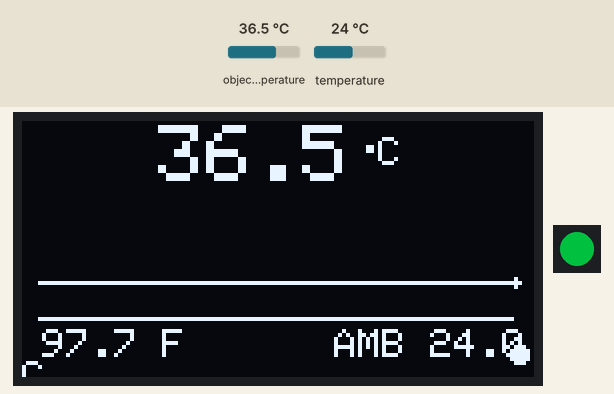
Recording of a sketch running on a simulated ESP32-S3. Parts: 128×64 one-colour display, 1 RGB LEDs in strip order, left to right. The test bench sets the inputs (shaded band); at power-on: object temperature 36.5 °C, temperature 24 °C. Dim RGB values are drawn brighter than linear; what the sketch prints to the serial monitor is not drawn.

Above: at 2.2 s.
2.3 s: object temperature set to 20.5 °C
At 2.46 s:
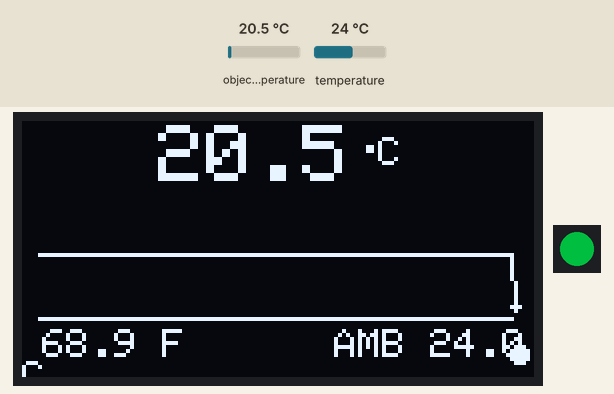
3.8 s: object temperature set to 20 °C
At 3.96 s:
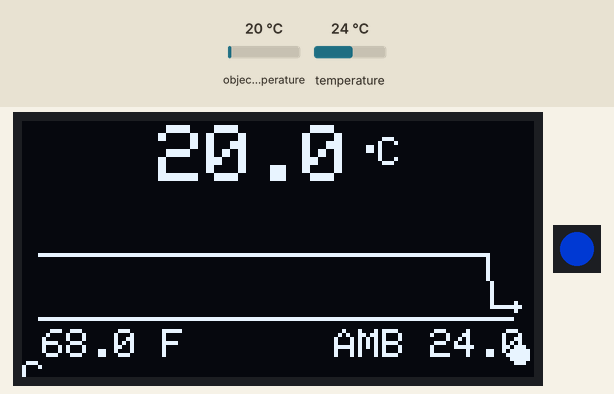
6.0 s: object temperature set to 39 °C
At 6.21 s:
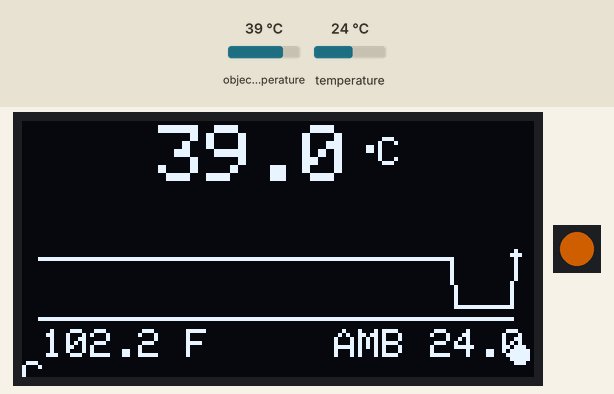
8.3 s: temperature set to 12 °C
At 8.46 s:
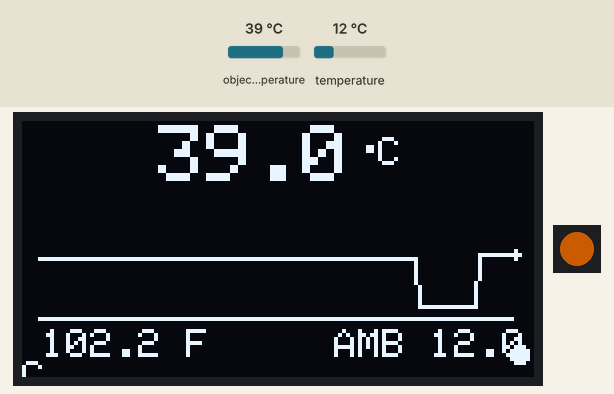
9.8 s: temperature set to 19 °C
At 9.96 s:
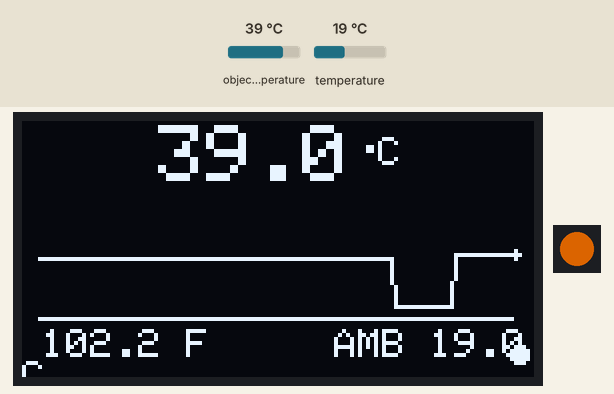
Timing chart, 0 to 12.3 s (numbered marks = the images above; inputs shaded):
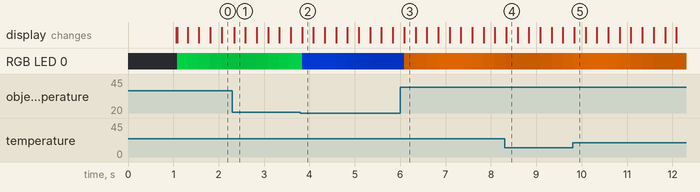

Measured:
- the behaviour switches between 20.1 and 20 °C on object temperature (found by bisection; images 1 and 2)
- after the input at 3.8 s, the display: changes at once (image 2)
- after the input at 6.0 s, the display: changes after 0.09 s (image 3)

The sketch:

S3_1.ino
```cpp
#include <Wire.h>
#include <Adafruit_GFX.h>
#include <Adafruit_SSD1306.h>
#include <Adafruit_MLX90614.h>
#include <Adafruit_NeoPixel.h>
#include <math.h>

// ============================================================
// HARDWARE
// ============================================================

#define SDA_PIN       8
#define SCL_PIN       9

#define SCREEN_WIDTH  128
#define SCREEN_HEIGHT 64
#define OLED_ADDR     0x3C

#define RGB_PIN       48
#define RGB_COUNT     1

// ============================================================
// OBJECTS
// ============================================================

Adafruit_SSD1306 display(
  SCREEN_WIDTH,
  SCREEN_HEIGHT,
  &Wire,
  -1
);

Adafruit_MLX90614 mlx = Adafruit_MLX90614();

Adafruit_NeoPixel pixel(
  RGB_COUNT,
  RGB_PIN,
  NEO_GRB + NEO_KHZ800
);

// ============================================================
// LIVE GRAPH
// ============================================================

#define GRAPH_POINTS 120

float temperatureHistory[GRAPH_POINTS];

int graphIndex = 0;
bool graphFilled = false;

unsigned long lastSample = 0;
const unsigned long SAMPLE_INTERVAL = 250;

// ============================================================
// RGB STATUS
// ============================================================

enum TemperatureStatus {
  STATUS_COOL,
  STATUS_NORMAL,
  STATUS_ELEVATED,
  STATUS_HIGH
};

TemperatureStatus currentStatus = STATUS_NORMAL;

// ============================================================
// RGB FUNCTIONS
// ============================================================

void setRGB(uint8_t r, uint8_t g, uint8_t b) {
  pixel.setPixelColor(0, pixel.Color(r, g, b));
  pixel.show();
}

TemperatureStatus getStatus(float temp) {

  if (temp < 20.0) {
    return STATUS_COOL;
  }

  if (temp < 37.5) {
    return STATUS_NORMAL;
  }

  if (temp < 40.0) {
    return STATUS_ELEVATED;
  }

  return STATUS_HIGH;
}

void updateRGB(float temp) {

  currentStatus = getStatus(temp);

  uint8_t r = 0;
  uint8_t g = 0;
  uint8_t b = 0;

  switch (currentStatus) {

    case STATUS_COOL:
      r = 0;
      g = 50;
      b = 180;
      break;

    case STATUS_NORMAL:
      r = 0;
      g = 180;
      b = 60;
      break;

    case STATUS_ELEVATED:
      r = 220;
      g = 100;
      b = 0;
      break;

    case STATUS_HIGH:
      r = 220;
      g = 0;
      b = 20;
      break;
  }

  // Very subtle breathing effect.
  float pulse = (sin(millis() / 500.0) + 1.0) / 2.0;

  float brightness = 0.45 + pulse * 0.25;

  setRGB(
    r * brightness,
    g * brightness,
    b * brightness
  );
}

// ============================================================
// GRAPH
// ============================================================

void addTemperature(float temp) {

  temperatureHistory[graphIndex] = temp;

  graphIndex++;

  if (graphIndex >= GRAPH_POINTS) {
    graphIndex = 0;
    graphFilled = true;
  }
}

int getHistoryCount() {

  if (graphFilled) {
    return GRAPH_POINTS;
  }

  return graphIndex;
}

float getHistoryValue(int position) {

  int count = getHistoryCount();

  if (count == 0) {
    return NAN;
  }

  if (graphFilled) {
    int index = (graphIndex + position) % GRAPH_POINTS;
    return temperatureHistory[index];
  }

  return temperatureHistory[position];
}

// ============================================================
// DRAW LIVE GRAPH
// ============================================================

void drawGraph() {

  const int graphLeft   = 4;
  const int graphRight  = 123;
  const int graphTop    = 31;
  const int graphBottom = 49;

  int count = getHistoryCount();

  if (count < 2) {
    return;
  }

  // ----------------------------------------------------------
  // Find min/max
  // ----------------------------------------------------------

  float minTemp = 1000.0;
  float maxTemp = -1000.0;

  for (int i = 0; i < count; i++) {

    float value = getHistoryValue(i);

    if (!isnan(value)) {
      if (value < minTemp) minTemp = value;
      if (value > maxTemp) maxTemp = value;
    }
  }

  // Keep a minimum graph range so tiny fluctuations
  // don't make the graph jump around wildly.
  float range = maxTemp - minTemp;

  if (range < 1.0) {
    float center = (maxTemp + minTemp) / 2.0;

    minTemp = center - 0.5;
    maxTemp = center + 0.5;
  } else {

    float padding = range * 0.15;

    minTemp -= padding;
    maxTemp += padding;
  }

  // ----------------------------------------------------------
  // Draw graph baseline
  // ----------------------------------------------------------

  display.drawFastHLine(
    graphLeft,
    graphBottom,
    graphRight - graphLeft,
    SSD1306_WHITE
  );

  // ----------------------------------------------------------
  // Draw waveform
  // ----------------------------------------------------------

  int previousX = graphLeft;
  int previousY = graphBottom;

  for (int i = 0; i < count; i++) {

    float value = getHistoryValue(i);

    if (isnan(value)) {
      continue;
    }

    int x;

    if (count == 1) {
      x = graphLeft;
    } else {
      x = map(
        i,
        0,
        count - 1,
        graphLeft,
        graphRight
      );
    }

    float normalized =
      (value - minTemp) /
      (maxTemp - minTemp);

    int y =
      graphBottom -
      normalized * (graphBottom - graphTop);

    y = constrain(y, graphTop, graphBottom);

    if (i > 0) {

      display.drawLine(
        previousX,
        previousY,
        x,
        y,
        SSD1306_WHITE
      );
    }

    previousX = x;
    previousY = y;
  }

  // Current reading marker
  display.fillCircle(
    previousX,
    previousY,
    1,
    SSD1306_WHITE
  );
}

// ============================================================
// OLED UI
// ============================================================

void drawUI(float objectTemp, float ambientTemp) {

  display.clearDisplay();

  // ----------------------------------------------------------
  // MAIN TEMPERATURE
  // ----------------------------------------------------------

  char tempString[16];

  snprintf(
    tempString,
    sizeof(tempString),
    "%.1f",
    objectTemp
  );

  display.setTextColor(SSD1306_WHITE);
  display.setTextSize(2);
  display.setFont(NULL);

  int16_t x1;
  int16_t y1;
  uint16_t w;
  uint16_t h;

  display.getTextBounds(
    tempString,
    0,
    0,
    &x1,
    &y1,
    &w,
    &h
  );

  int tempX = (128 - w - 12) / 2;

  display.setCursor(tempX, 1);
  display.print(tempString);

  // Degree symbol
  display.setTextSize(1);
  display.setCursor(tempX + w + 2, 3);
  display.print((char)248);

  // C
  display.setCursor(tempX + w + 7, 4);
  display.print("C");

  // ----------------------------------------------------------
  // LIVE GRAPH
  // ----------------------------------------------------------

  drawGraph();

  // ----------------------------------------------------------
  // FAHRENHEIT
  // ----------------------------------------------------------

  float fahrenheit =
    objectTemp * 9.0 / 5.0 + 32.0;

  display.setTextSize(1);

  display.setCursor(5, 52);
  display.print(fahrenheit, 1);
  display.print(" F");

  // ----------------------------------------------------------
  // AMBIENT
  // ----------------------------------------------------------

  display.setCursor(78, 52);
  display.print("AMB ");

  display.print(ambientTemp, 1);

  display.print("C");

  // ----------------------------------------------------------
  // Small status indicator
  // ----------------------------------------------------------

  display.fillCircle(
    124,
    58,
    2,
    SSD1306_WHITE
  );

  display.display();
}

// ============================================================
// SETUP
// ============================================================

void setup() {

  Serial.begin(115200);

  delay(1000);

  Serial.println();
  Serial.println("================================");
  Serial.println(" ESP32-S3 THERMAL MONITOR");
  Serial.println("================================");

  // ----------------------------------------------------------
  // I2C
  // ----------------------------------------------------------

  Wire.begin(
    SDA_PIN,
    SCL_PIN
  );

  // ----------------------------------------------------------
  // OLED
  // ----------------------------------------------------------

  Serial.print("OLED... ");

  if (!display.begin(
        SSD1306_SWITCHCAPVCC,
        OLED_ADDR
      )) {

    Serial.println("FAILED");

    while (true) {
      delay(1000);
    }
  }

  Serial.println("OK");

  display.clearDisplay();

  display.setTextColor(SSD1306_WHITE);
  display.setTextSize(1);

  display.setCursor(25, 28);
  display.print("INITIALIZING");

  display.display();

  // ----------------------------------------------------------
  // MLX90614
  // ----------------------------------------------------------

  Serial.print("MLX90614... ");

  if (!mlx.begin()) {

    Serial.println("FAILED");

    display.clearDisplay();

    display.setCursor(22, 28);
    display.print("SENSOR ERROR");

    display.display();

    while (true) {
      delay(1000);
    }
  }

  Serial.println("OK");

  // ----------------------------------------------------------
  // RGB
  // ----------------------------------------------------------

  pixel.begin();
  pixel.clear();
  pixel.show();

  setRGB(0, 0, 80);

  // ----------------------------------------------------------
  // Initialize graph
  // ----------------------------------------------------------

  float initialTemp = mlx.readObjectTempC();

  for (int i = 0; i < GRAPH_POINTS; i++) {
    temperatureHistory[i] = initialTemp;
  }

  graphFilled = true;
  graphIndex = 0;

  Serial.println();
  Serial.println("SYSTEM READY");
  Serial.println("--------------------------------");
}

// ============================================================
// LOOP
// ============================================================

void loop() {

  unsigned long now = millis();

  if (now - lastSample >= SAMPLE_INTERVAL) {

    lastSample = now;

    // --------------------------------------------------------
    // Read sensor
    // --------------------------------------------------------

    float objectTemp = mlx.readObjectTempC();
    float ambientTemp = mlx.readAmbientTempC();

    // --------------------------------------------------------
    // Validate
    // --------------------------------------------------------

    if (isnan(objectTemp) || isnan(ambientTemp)) {

      Serial.println("Sensor reading error");

      return;
    }

    // --------------------------------------------------------
    // Store real reading in graph
    // --------------------------------------------------------

    addTemperature(objectTemp);

    // --------------------------------------------------------
    // Update RGB
    // --------------------------------------------------------

    updateRGB(objectTemp);

    // --------------------------------------------------------
    // Update OLED
    // --------------------------------------------------------

    drawUI(
      objectTemp,
      ambientTemp
    );

    // --------------------------------------------------------
    // Serial monitor
    // --------------------------------------------------------

    float fahrenheit =
      objectTemp * 9.0 / 5.0 + 32.0;

    Serial.print("Object: ");
    Serial.print(objectTemp, 2);
    Serial.print(" C / ");

    Serial.print(fahrenheit, 2);
    Serial.print(" F");

    Serial.print("    Ambient: ");
    Serial.print(ambientTemp, 2);
    Serial.println(" C");
  }
}
```
